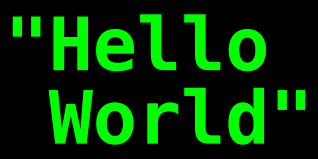
#> input picture init/first_hello_world.png, 318 x 159 px, found by its file name
$ python Second_LettersExtarctor.py
#> lines starting #> are read from the running program, lines starting #| are printed output that depends on the picture; after the words box and inside, x2 and y2 are one past the last pixel; in counts of white or black regions, pixels touching at a corner belong together
### init/First_OpenAndFindContours.py
# LeaderStat_1/init/First_OpenAndFindContours.py
import cv2
import numpy as np


def open_and_find_contousr(path):
    """
    :param path:
    :return:

    Разбиение текста на буквы
    Первым шагом разобьем текст на отдельные буквы.
    Для этого пригодится OpenCV, точнее его функция findContours.
    Откроем изображение (cv2.imread), переведем его в ч/б (cv2.cvtColor + cv2.threshold),
    слегка увеличим (cv2.erode) и найдем контуры.
    """

    img = cv2.imread(path)
#> img is the input picture: shape (159, 318, 3); mean B, G, R 0, 52.9, 0
    gray = cv2.cvtColor(img, cv2.COLOR_BGR2GRAY)
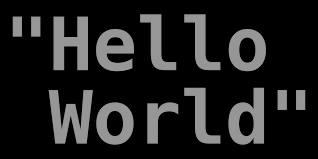
#> gray: shape (159, 318); min 0, max 150, mean 31.1
    ret, thresh = cv2.threshold(gray, 0, 255, cv2.THRESH_BINARY)
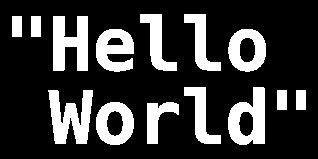
#> thresh: shape (159, 318); 22.5% white; 14 white regions, largest, box (x1, y1, x2, y2) and area: (48, 90, 93, 144) 1478, (53, 16, 88, 71) 1383, (228, 87, 265, 145) 1340
    img_erode = cv2.erode(thresh, np.ones((3, 3), np.uint8), iterations=1)
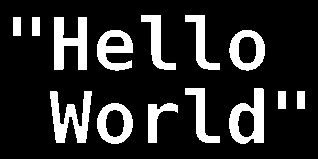
#> img_erode: shape (159, 318); 17.3% white; 14 white regions

    # Get contours
    contours, hierarchy = cv2.findContours(img_erode, cv2.RETR_TREE, cv2.CHAIN_APPROX_NONE)
#> contours = 18 contours; largest, box (x1, y1, x2, y2) and area: (229, 88, 264, 144) 1322, (97, 103, 133, 144) 1116, (229, 30, 265, 71) 1108, (54, 17, 87, 70) 987, (50, 91, 92, 143) 968

    output = img.copy()

    for idx, contour in enumerate(contours):
        (x, y, w, h) = cv2.boundingRect(contour)
        # print("R", idx, x, y, w, h, cv2.contourArea(contour), hierarchy[0][idx])
        # hierarchy[i][0]: the index of the next contour of the same level
        # hierarchy[i][1]: the index of the previous contour of the same level
        # hierarchy[i][2]: the index of the first child
        # hierarchy[i][3]: the index of the parent
        if hierarchy[0][idx][3] == 0:
            cv2.rectangle(output, (x, y), (x + w, y + h), (70, 0, 0), 1)
#> this loop made 18 passes
#> (x, y, w, h) on passes 1 to 12: (148, 103, 30, 40), (97, 103, 36, 41), (105, 109, 20, 29), (297, 91, 8, 18), (278, 91, 8, 18), (50, 91, 42, 52), (229, 88, 35, 56), (237, 110, 18, 28), (185, 88, 35, 55), (229, 30, 36, 41), (238, 36, 19, 28), (97, 30, 36, 41)

    cv2.imshow("Input", img)
    cv2.imshow("Enlarged", img_erode)
    cv2.imshow("Output", output)
    cv2.waitKey(0)


# first try
open_and_find_contousr(path='/home/sergey/PycharmProjects/LeaderStat_1/init/first_hello_world.png')

### init/Second_LettersExtarctor.py
# LeaderStat_1/init/Second_LettersExtarctor.py

import cv2
import numpy as np
import First_OpenAndFindContours


def letters_extract(image_file: str, out_size=28):
    """

    :param image_file:
    :param out_size:
    :return:

    Следующим шагом сохраним каждую букву, предварительно отмасштабировав её до квадрата 28х28
    (именно в таком формате хранится база MNIST). OpenCV построен на базе numpy,
    так что мы можем использовать функции работы с массивами для кропа и масштабирования.
    """
#> called with out_size = 28
    img = cv2.imread(image_file)
    gray = cv2.cvtColor(img, cv2.COLOR_BGR2GRAY)
    ret, thresh = cv2.threshold(gray, 0, 255, cv2.THRESH_BINARY)
    img_erode = cv2.erode(thresh, np.ones((3, 3), np.uint8), iterations=1)

    # Get contours
    contours, hierarchy = cv2.findContours(img_erode, cv2.RETR_TREE, cv2.CHAIN_APPROX_NONE)

    output = img.copy()

    letters = []
    for idx, contour in enumerate(contours):
        (x, y, w, h) = cv2.boundingRect(contour)
        # print("R", idx, x, y, w, h, cv2.contourArea(contour), hierarchy[0][idx])
        # hierarchy[i][0]: the index of the next contour of the same level
        # hierarchy[i][1]: the index of the previous contour of the same level
        # hierarchy[i][2]: the index of the first child
        # hierarchy[i][3]: the index of the parent
        if hierarchy[0][idx][3] == 0:
            cv2.rectangle(output, (x, y), (x + w, y + h), (70, 0, 0), 1)
            letter_crop = gray[y:y + h, x:x + w]
            # print(letter_crop.shape)

            # Resize letter canvas to square
            size_max = max(w, h)
            letter_square = 255 * np.ones(shape=[size_max, size_max], dtype=np.uint8)
            if w > h:
                # Enlarge image top-bottom
                # ------
                # ======
                # ------
                y_pos = size_max // 2 - h // 2
                letter_square[y_pos:y_pos + h, 0:w] = letter_crop
            elif w < h:
                # Enlarge image left-right
                # --||--
                x_pos = size_max // 2 - w // 2
                letter_square[0:h, x_pos:x_pos + w] = letter_crop
            else:
                letter_square = letter_crop

            # Resize letter to 28x28 and add letter and its X-coordinate
            letters.append((x, w, cv2.resize(letter_square, (out_size, out_size), interpolation=cv2.INTER_AREA)))
#> after the loop, letters = []

    # Sort array in place by X-coordinate
    letters.sort(key=lambda x: x[0], reverse=False)

    return letters


# letters_extract(image_file='/home/sergey/PycharmProjects/LeaderStat_1/init/first_hello_world.png')
letters = letters_extract(image_file='/home/sergey/PycharmProjects/LeaderStat_1/init/first_hello_world.png')
#> letters = []

"""
    В конце мы сортируем буквы по Х-координате, также как можно видеть,
    мы сохраняем результаты в виде tuple (x, w, letter),
    чтобы из промежутков между буквами потом выделить пробелы.

# Убеждаемся что все работает:

cv2.imshow("0", letters[0][2])
cv2.imshow("1", letters[1][2])
cv2.imshow("2", letters[2][2])
cv2.imshow("3", letters[3][2])
cv2.imshow("4", letters[4][2])
cv2.waitKey(0)"""

# Почему пустой список?
print(letters)
